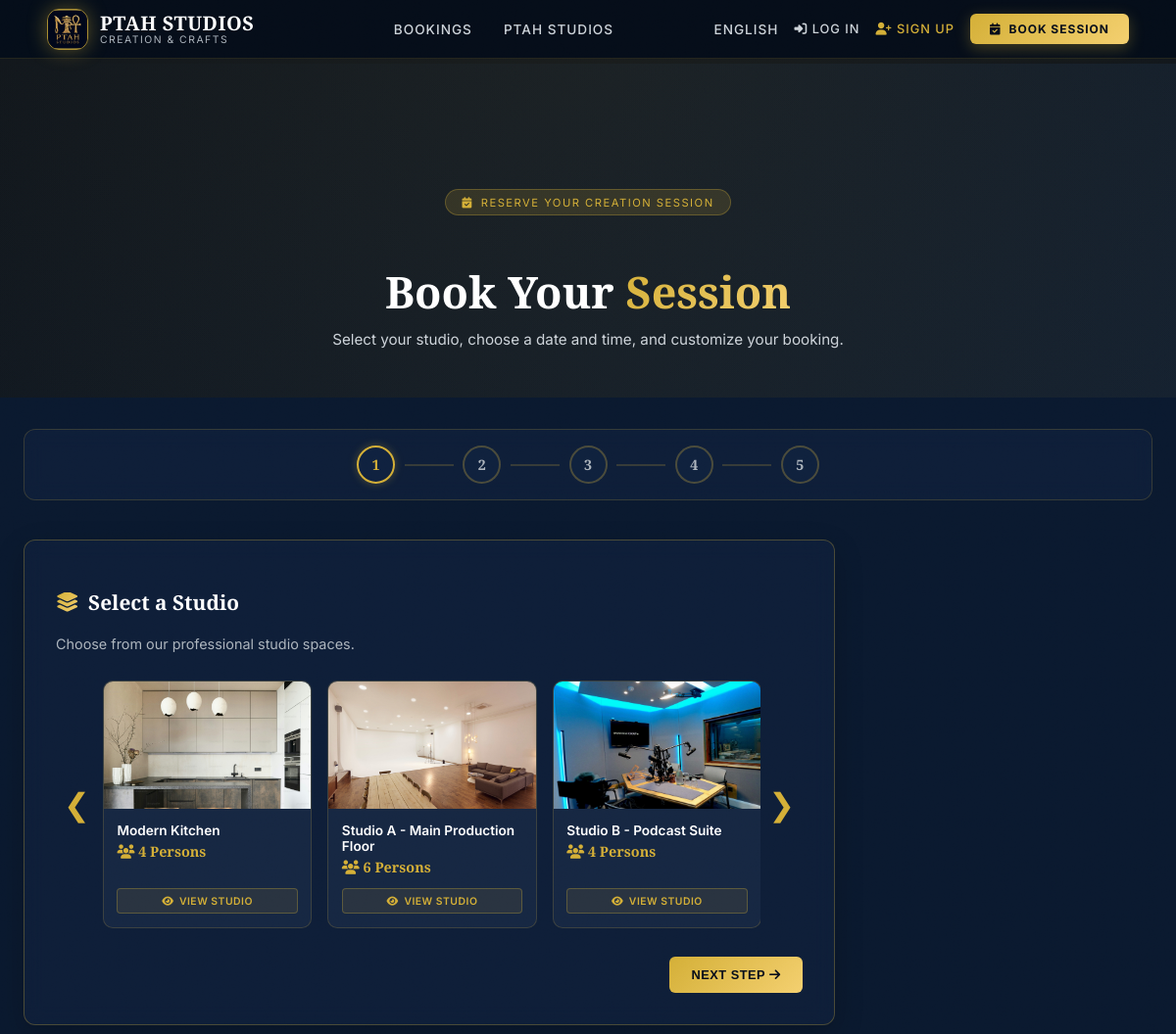
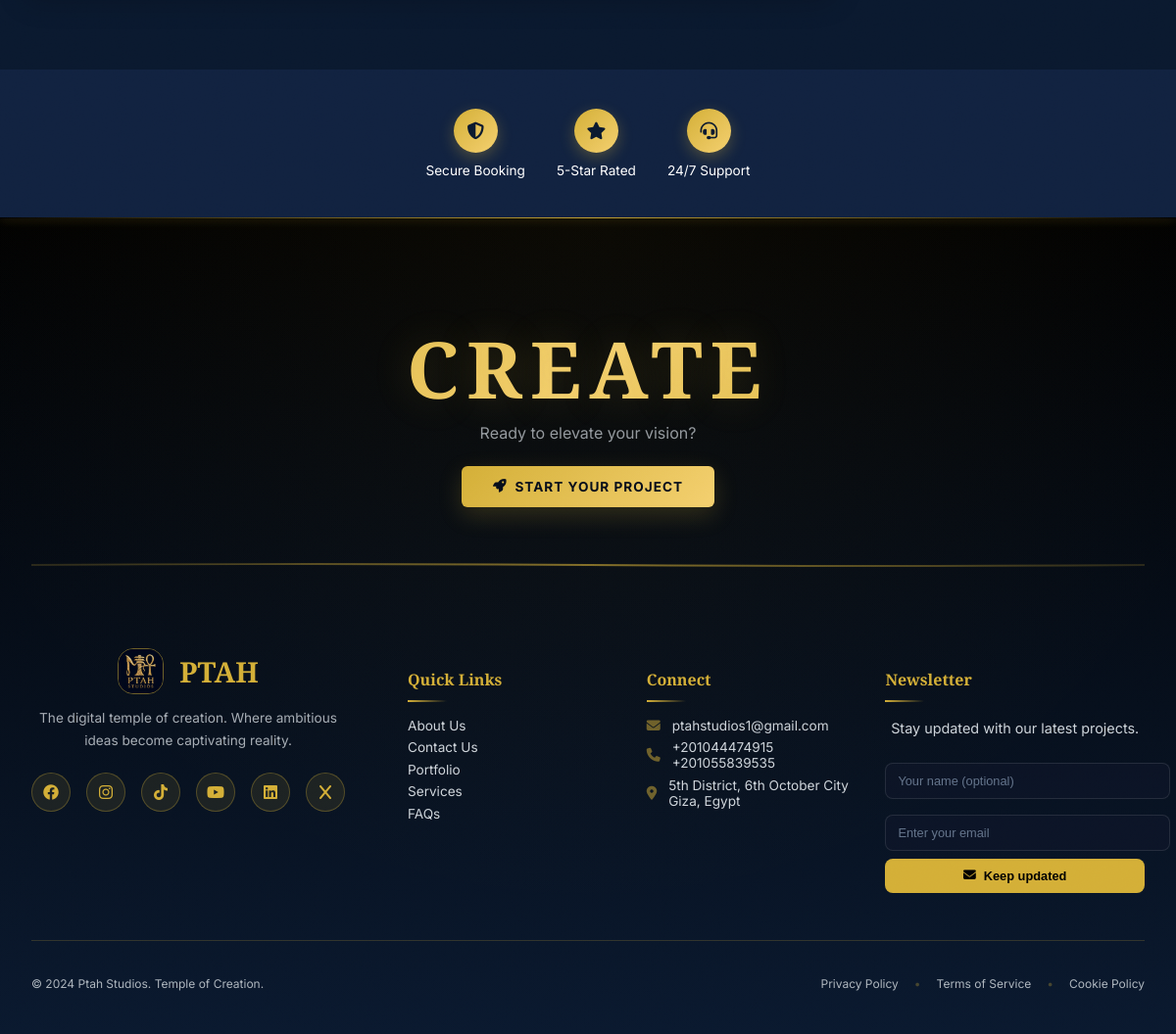
The page /booking on the database its author committed (2 pictures, top to bottom).
### app.py (models this page shows, shortened)
class Service(db.Model):
    __tablename__ = 'services'
    id = db.Column(db.Integer, primary_key=True)
    name = db.Column(db.String(100), nullable=False)
    name_ar = db.Column(db.String(100))
    slug = db.Column(db.String(100), unique=True, nullable=False)
    category = db.Column(db.String(50), nullable=False)
    base_price = db.Column(db.Float, nullable=False, default=0.0)
    description = db.Column(db.Text) # Short summary
    details = db.Column(db.Text)     # NEW: Long detailed description
    details_ar = db.Column(db.Text)
    is_quotation_only = db.Column(db.Boolean, default=False) # NEW: If true, price is hidden/TBD
    hourly_rate = db.Column(db.Float, nullable=False, default=0.0) # Fallback/Base hourly rate
    features = db.Column(db.Text)
    icon = db.Column(db.String(50), default='film')
    image_url = db.Column(db.String(500))
    display_order = db.Column(db.Integer, default=0)
    is_active = db.Column(db.Boolean, default=True)
    created_at = db.Column(db.DateTime, default=datetime.utcnow)
    pricing_tiers = db.relationship('ServicePricingTier', back_populates='service', cascade='all, delete-orphan') # NEW
    bookings = db.relationship('Booking', back_populates='service')
    add_ons = db.relationship('ServiceAddOn', back_populates='service', cascade='all, delete-orphan')

class Studio(db.Model):
    __tablename__ = 'studios'
    id = db.Column(db.Integer, primary_key=True)
    name = db.Column(db.String(100), nullable=False)
    name_ar = db.Column(db.String(100))
    slug = db.Column(db.String(100), unique=True, nullable=True)
    display_order = db.Column(db.Integer, default=0)
    persons_capacity = db.Column(db.Integer, nullable=False, default=3)  # Changed from hourly_rate
    description = db.Column(db.Text)
    description_ar = db.Column(db.Text)
    specs = db.Column(db.Text) # JSON or text specs
    specs_ar = db.Column(db.Text)
    image_url = db.Column(db.String(500))
    is_active = db.Column(db.Boolean, default=True)
    bookings = db.relationship('Booking', back_populates='studio')

### app.py (the view, shortened to what this page needs)
@app.route('/booking', methods=['GET', 'POST'])
def booking():
    services_list = Service.query.filter_by(is_active=True).order_by(Service.display_order).all()
    studios_list = Studio.query.filter_by(is_active=True).order_by(Studio.display_order.asc()).all()
    equipment = ServiceAddOn.query.filter_by(is_active=True).all()
    equipment_by_cat = {}
    for item in equipment:
        cat = item.category if item.category else 'general'
        if cat not in equipment_by_cat:
            equipment_by_cat[cat] = []
        equipment_by_cat[cat].append(item)
    my_bookings = []
    current_user = None
    form = BookingForm()
    return render_template('public/booking.html',
                         form=form,
                         services=services_list,
                         studios=studios_list,
                         equipment_by_cat=equipment_by_cat,
                         today_date=datetime.now().strftime('%Y-%m-%d'),
                         my_bookings=my_bookings)

### app.py
class BookingForm(FlaskForm):
    service_id = HiddenField('Service', validators=[DataRequired()])
    studio_id = HiddenField('Studio')
    booking_date = DateField('Preferred Date', validators=[DataRequired()])
    start_time = StringField('Start Time', validators=[DataRequired()])
    end_time = StringField('End Time', validators=[Optional()])
    first_name = StringField('First Name', validators=[DataRequired(), Length(min=2)])
    last_name = StringField('Last Name', validators=[DataRequired(), Length(min=2)])
    email = StringField('Email', validators=[DataRequired(), Email()])
    phone = StringField('Phone', validators=[DataRequired(), Length(max=20)])
    company = StringField('Company', validators=[Length(max=100)])
    client_notes = TextAreaField('Project Details / Notes')
    submit = SubmitField('Submit Booking Request')

### app.py (called while the page is built, shortened)
@app.context_processor
def inject_conf_var():
    return dict(get_locale=get_locale)

@app.context_processor
def inject_globals():
    context = {
        'datetime': datetime,
        'date': date,
        'timedelta': timedelta,
        'now': datetime.utcnow(),
        'unseen_leads_count': 0,
        'notification_count': 0,
        'activity_stream': [],
        'unseen_activity_count': 0,
        'current_user': None,
        'is_super_admin': False,
        'user_role': None
    }
    try:
        if 'Lead' in globals():
            context['unseen_leads_count'] = Lead.query.filter_by(is_seen=False).count()
    except:
        pass
    return context

def get_locale():
    if 'lang' in session:
        return session['lang']
    return request.accept_languages.best_match(app.config['BABEL_SUPPORTED_LOCALES'])

### templates/public/booking.html (shortened to what this page needs)
<!DOCTYPE html>
<html lang="{{ get_locale() }}" dir="{{ 'rtl' if get_locale() == 'ar' else 'ltr' }}">
<head>
</head>
{% extends "base.html" %}
{% block extra_css %}
<link rel="stylesheet" href="https://cdn.jsdelivr.net/npm/flatpickr/dist/flatpickr.min.css">
<link rel="stylesheet" href="https://cdnjs.cloudflare.com/ajax/libs/font-awesome/6.4.0/css/all.min.css">
{% endblock %}
{% block content %}
    <section class="booking-hero">
        <div class="booking-hero-content">
            <div class="hero-badge">
                <i class="fas fa-calendar-check"></i>
                {{ _('Reserve Your Creation Session') }}
            </div>
            <h1>{{ _('Book Your') }} <span class="text-gold">{{ _('Session') }}</span></h1>
            <p>{{ _('Select your studio, choose a date and time, and customize your booking.') }}</p>
        </div>
    </section>
    <section class="booking-section">
        <div class="container">
            <form method="POST" class="booking-form" id="bookingForm" novalidate>
                <div class="form-progress">
                    <div class="progress-step active" id="step1"><span class="step-number">1</span></div>
                    <div class="progress-line" id="line1"></div>
                    <div class="progress-step" id="step2"><span class="step-number">2</span></div>
                    <div class="progress-line" id="line2"></div>
                    <div class="progress-step" id="step3"><span class="step-number">3</span></div>
                    <div class="progress-line" id="line3"></div>
                    <div class="progress-step" id="step4"><span class="step-number">4</span></div>
                    <div class="progress-line" id="line4"></div>
                    <div class="progress-step" id="step5"><span class="step-number">5</span></div>
                </div>
                <div class="form-grid">
                    <div class="form-content">
                        <div id="phase1" class="wizard-phase active-phase">
                            <h2 class="phase-title"><i class="fas fa-layer-group text-gold"></i> {{ _('Select a Studio') }}</h2>
                            <p style="color: var(--color-gray-400); margin-bottom: 1.5rem; font-size: 0.9rem;">{{ _('Choose from our professional studio spaces.') }}</p>
                            <div class="carousel-wrapper">
                                <button type="button" class="nav-btn prev-btn" onclick="scrollCarousel(-1)">&#10094;</button>
                                <div class="carousel-track" id="studioTrack">
                                    {% for studio in studios %}
                                    <label class="studio-card"
                                           data-studio-id="{{ studio.id }}"
                                           data-capacity="{{ studio.persons_capacity }}"
                                           onclick="selectStudio({{ studio.id }}, '{{ studio.name_ar or studio.name if get_locale() == 'ar' else studio.name }}', {{ studio.persons_capacity }})">
                                        <div class="studio-image-container">
                                            {% if studio.image_url %}
                                            <img src="{{ url_for('static', filename=studio.image_url) }}" alt="{{ studio.name }}" class="studio-image">
                                            {% else %}
                                            <div class="studio-image-placeholder"><i class="fas fa-camera"></i></div>
                                            {% endif %}
                                        </div>
                                        <div class="studio-card-content">
                                            <div class="studio-card-title">{{ studio.name_ar or studio.name if get_locale() == 'ar' else studio.name }}</div>
                                            <div class="studio-card-rate"><i class="fas fa-users"></i> {{ studio.persons_capacity }} {{ _('Persons') }}</div>
                                            <a href="{{ url_for('portfolio_item', slug=studio.slug) }}" target="_blank" class="view-studio-btn" onclick="event.stopPropagation()">
                                                <i class="fas fa-eye"></i> {{ _('View Studio') }}
                                            </a>
                                        </div>
                                    </label>
                                    {% endfor %}
                                </div>
                                <button type="button" class="nav-btn next-btn" onclick="scrollCarousel(1)">&#10095;</button>
                            </div>
                            <div class="nav-buttons" style="justify-content: flex-end;">
                                <button type="button" class="btn-nav btn-next" onclick="nextStep(1)">{{ _('Next Step') }} <i class="fas fa-arrow-right"></i></button>
                            </div>
                        </div>
                    </div>
                </div>
            </form>
        </div>
    </section>
    <section class="trust-section">
        <div class="trust-badges">
            <div class="trust-badge"><i class="fas fa-shield-alt"></i><span>{{ _('Secure Booking') }}</span></div>
            <div class="trust-badge"><i class="fas fa-star"></i><span>{{ _('5-Star Rated') }}</span></div>
            <div class="trust-badge"><i class="fas fa-headset"></i><span>{{ _('24/7 Support') }}</span></div>
        </div>
    </section>
    {% endblock %}

### templates/base.html (style rules this page uses)
:root { --color-navy-darkest: #050d1a; --color-navy-dark: #0A192F; --color-navy-medium: #112240; --color-navy-light: #233554; --color-gold: #D4AF37; --color-gold-light: #F4D06F; --color-text-light: #CED4DA; --color-gray-400: #ADB5BD; --font-heading: 'Playfair Display', Georgia, serif; --font-body: 'Inter', -apple-system, sans-serif; --font-premium-title: 'Cinzel', serif; --font-premium-text: 'Cormorant Garamond', serif; --font-arabic-body: 'Cairo', sans-serif; --font-arabic-heading: 'Cairo', sans-serif; }
body { cursor: default; overflow-x: hidden; height: auto; background: var(--color-navy-dark); color: #fff; margin: 0; padding: 0; font-family: var(--font-body); }

### rows shown on the page
Studio: image_url (picture), name "Modern Kitchen", persons_capacity "4"
Studio: image_url (picture), name "Studio A - Main Production Floor", persons_capacity "6"
Studio: image_url (picture), name "Studio B - Podcast Suite", persons_capacity "4"
